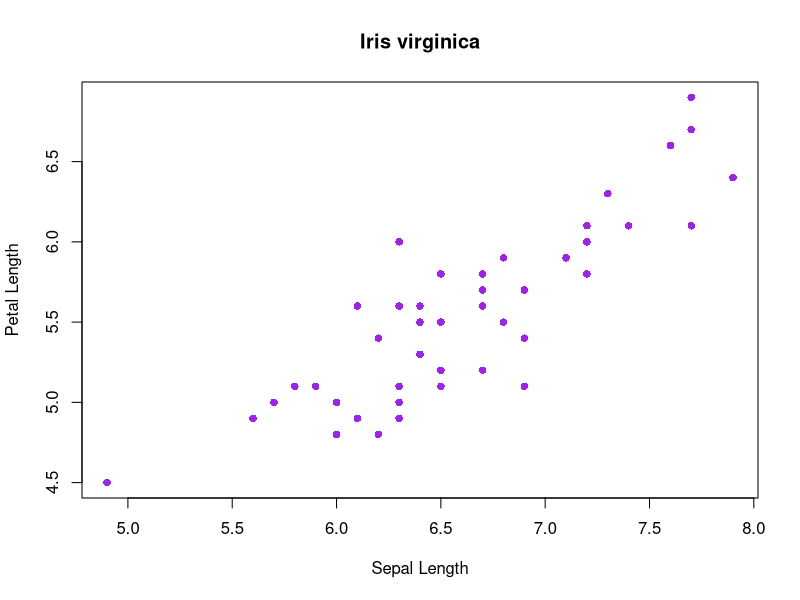
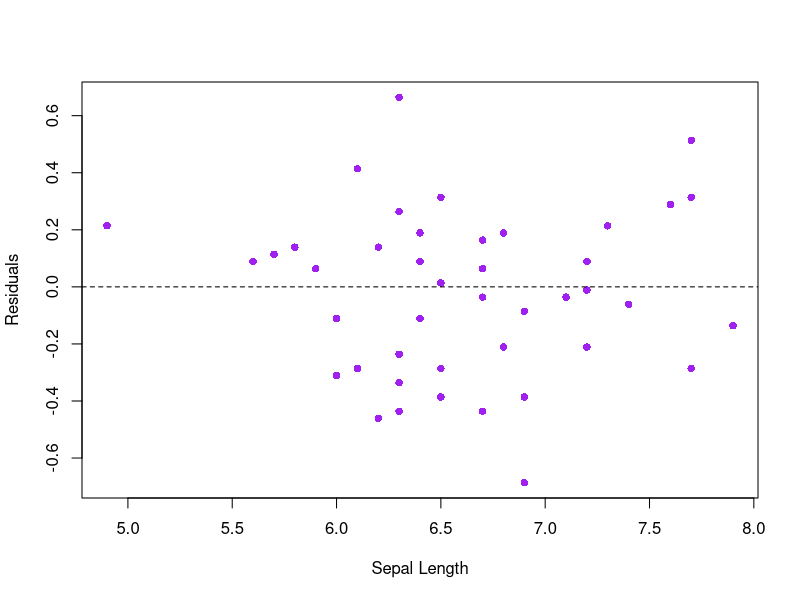
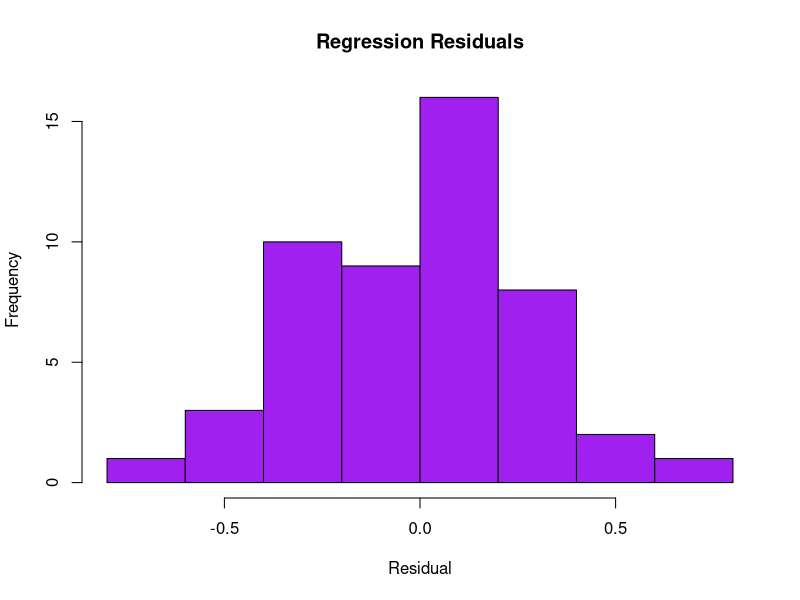
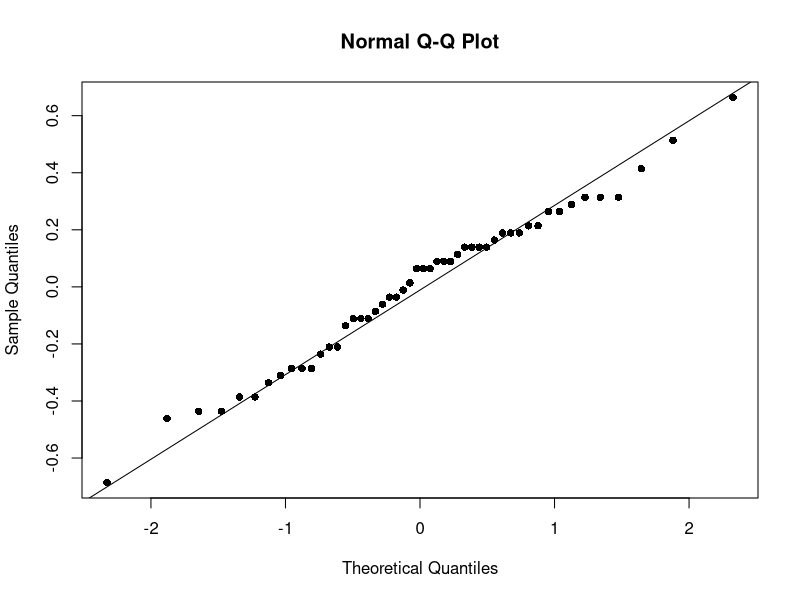

Recreate these plots in R, in order.
# Utilizing iris data set
# GEOG 331 Class Activity
# SK 02/28/22

# subset for Iris virginica
flower <- iris[iris$Species == "virginica",]

# linear model relating petal length to sepal length
fit <- lm(flower$Petal.Length~flower$Sepal.Length)

# view results
summary(fit)

# create a scatter plot
plot(flower$Sepal.Length,flower$Petal.Length,
     main = "Iris virginica",
     xlab = "Sepal Length",
     ylab = "Petal Length",
     col = "purple",
     pch = 16)

# plot the residuals, stored in regression summary
plot(flower$Sepal.Length,summary(fit)$residuals,
     xlab = "Sepal Length",
     ylab = "Residuals",
     col = "purple",
     pch = 16)

# add a horizontal line to reference
abline(h=0, lty = "dashed")

# histogram of redisuals
hist(summary(fit)$residuals,
     main = "Regression Residuals",
     xlab = "Residual",
     col = "purple")

# shapiro wilks test (statistical test)
shapiro.test(summary(fit)$residuals) #indicates data is normally distributed

# qq plot
qqnorm(summary(fit)$residuals, pch = 16) 

qqline(summary(fit)$residuals, datax = FALSE, distribution = qnorm,
       probs = c(0.25, 0.75), qtype = 7, pch = 16)
